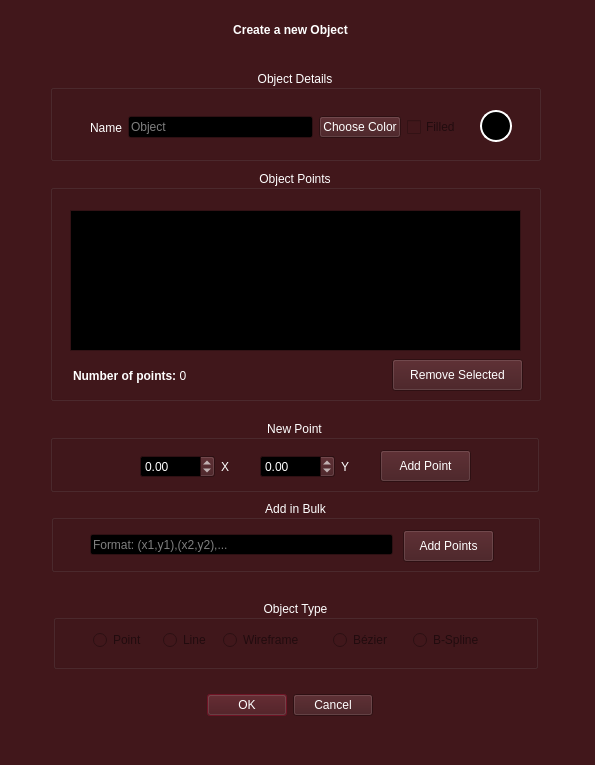
<?xml version="1.0" encoding="UTF-8"?>
<ui version="4.0">
 <class>Dialog</class>
 <widget class="QDialog" name="Dialog">
  <property name="geometry">
   <rect>
    <x>0</x>
    <y>0</y>
    <width>595</width>
    <height>765</height>
   </rect>
  </property>
  <property name="palette">
   <palette>
    <active>
     <colorrole role="WindowText">
      <brush brushstyle="SolidPattern">
       <color alpha="255">
        <red>255</red>
        <green>255</green>
        <blue>255</blue>
       </color>
      </brush>
     </colorrole>
     <colorrole role="Button">
      <brush brushstyle="SolidPattern">
       <color alpha="255">
        <red>65</red>
        <green>23</green>
        <blue>27</blue>
       </color>
      </brush>
     </colorrole>
     <colorrole role="Light">
      <brush brushstyle="SolidPattern">
       <color alpha="255">
        <red>98</red>
        <green>34</green>
        <blue>41</blue>
       </color>
      </brush>
     </colorrole>
     <colorrole role="Midlight">
      <brush brushstyle="SolidPattern">
       <color alpha="255">
        <red>81</red>
        <green>28</green>
        <blue>34</blue>
       </color>
      </brush>
     </colorrole>
     <colorrole role="Dark">
      <brush brushstyle="SolidPattern">
       <color alpha="255">
        <red>33</red>
        <green>11</green>
        <blue>14</blue>
       </color>
      </brush>
     </colorrole>
     <colorrole role="Mid">
      <brush brushstyle="SolidPattern">
       <color alpha="255">
        <red>43</red>
        <green>15</green>
        <blue>18</blue>
       </color>
      </brush>
     </colorrole>
     <colorrole role="Text">
      <brush brushstyle="SolidPattern">
       <color alpha="255">
        <red>255</red>
        <green>255</green>
        <blue>255</blue>
       </color>
      </brush>
     </colorrole>
     <colorrole role="BrightText">
      <brush brushstyle="SolidPattern">
       <color alpha="255">
        <red>255</red>
        <green>255</green>
        <blue>255</blue>
       </color>
      </brush>
     </colorrole>
     <colorrole role="ButtonText">
      <brush brushstyle="SolidPattern">
       <color alpha="255">
        <red>255</red>
        <green>255</green>
        <blue>255</blue>
       </color>
      </brush>
     </colorrole>
     <colorrole role="Base">
      <brush brushstyle="SolidPattern">
       <color alpha="255">
        <red>0</red>
        <green>0</green>
        <blue>0</blue>
       </color>
      </brush>
     </colorrole>
     <colorrole role="Window">
      <brush brushstyle="SolidPattern">
       <color alpha="255">
        <red>65</red>
        <green>23</green>
        <blue>27</blue>
       </color>
      </brush>
     </colorrole>
     <colorrole role="Shadow">
      <brush brushstyle="SolidPattern">
       <color alpha="255">
        <red>0</red>
        <green>0</green>
        <blue>0</blue>
       </color>
      </brush>
     </colorrole>
     <colorrole role="Highlight">
      <brush brushstyle="SolidPattern">
       <color alpha="255">
        <red>139</red>
        <green>24</green>
        <blue>46</blue>
       </color>
      </brush>
     </colorrole>
     <colorrole role="Link">
      <brush brushstyle="SolidPattern">
       <color alpha="255">
        <red>255</red>
        <green>75</green>
        <blue>61</blue>
       </color>
      </brush>
     </colorrole>
     <colorrole role="AlternateBase">
      <brush brushstyle="SolidPattern">
       <color alpha="255">
        <red>32</red>
        <green>11</green>
        <blue>13</blue>
       </color>
      </brush>
     </colorrole>
     <colorrole role="ToolTipBase">
      <brush brushstyle="SolidPattern">
       <color alpha="255">
        <red>255</red>
        <green>255</green>
        <blue>220</blue>
       </color>
      </brush>
     </colorrole>
     <colorrole role="ToolTipText">
      <brush brushstyle="SolidPattern">
       <color alpha="255">
        <red>0</red>
        <green>0</green>
        <blue>0</blue>
       </color>
      </brush>
     </colorrole>
     <colorrole role="PlaceholderText">
      <brush brushstyle="SolidPattern">
       <color alpha="127">
        <red>255</red>
        <green>255</green>
        <blue>255</blue>
       </color>
      </brush>
     </colorrole>
     <colorrole role="Accent">
      <brush brushstyle="SolidPattern">
       <color alpha="255">
        <red>0</red>
        <green>0</green>
        <blue>0</blue>
       </color>
      </brush>
     </colorrole>
    </active>
    <inactive>
     <colorrole role="WindowText">
      <brush brushstyle="SolidPattern">
       <color alpha="255">
        <red>255</red>
        <green>255</green>
        <blue>255</blue>
       </color>
      </brush>
     </colorrole>
     <colorrole role="Button">
      <brush brushstyle="SolidPattern">
       <color alpha="255">
        <red>65</red>
        <green>23</green>
        <blue>27</blue>
       </color>
      </brush>
     </colorrole>
     <colorrole role="Light">
      <brush brushstyle="SolidPattern">
       <color alpha="255">
        <red>98</red>
        <green>34</green>
        <blue>41</blue>
       </color>
      </brush>
     </colorrole>
     <colorrole role="Midlight">
      <brush brushstyle="SolidPattern">
       <color alpha="255">
        <red>81</red>
        <green>28</green>
        <blue>34</blue>
       </color>
      </brush>
     </colorrole>
     <colorrole role="Dark">
      <brush brushstyle="SolidPattern">
       <color alpha="255">
        <red>33</red>
        <green>11</green>
        <blue>14</blue>
       </color>
      </brush>
     </colorrole>
     <colorrole role="Mid">
      <brush brushstyle="SolidPattern">
       <color alpha="255">
        <red>43</red>
        <green>15</green>
        <blue>18</blue>
       </color>
      </brush>
     </colorrole>
     <colorrole role="Text">
      <brush brushstyle="SolidPattern">
       <color alpha="255">
        <red>255</red>
        <green>255</green>
        <blue>255</blue>
       </color>
      </brush>
     </colorrole>
     <colorrole role="BrightText">
      <brush brushstyle="SolidPattern">
       <color alpha="255">
        <red>255</red>
        <green>255</green>
        <blue>255</blue>
       </color>
      </brush>
     </colorrole>
     <colorrole role="ButtonText">
      <brush brushstyle="SolidPattern">
       <color alpha="255">
        <red>255</red>
        <green>255</green>
        <blue>255</blue>
       </color>
      </brush>
     </colorrole>
     <colorrole role="Base">
      <brush brushstyle="SolidPattern">
       <color alpha="255">
        <red>0</red>
        <green>0</green>
        <blue>0</blue>
       </color>
      </brush>
     </colorrole>
     <colorrole role="Window">
      <brush brushstyle="SolidPattern">
       <color alpha="255">
        <red>65</red>
        <green>23</green>
        <blue>27</blue>
       </color>
      </brush>
     </colorrole>
     <colorrole role="Shadow">
      <brush brushstyle="SolidPattern">
       <color alpha="255">
        <red>0</red>
        <green>0</green>
        <blue>0</blue>
       </color>
      </brush>
     </colorrole>
     <colorrole role="Highlight">
      <brush brushstyle="SolidPattern">
       <color alpha="255">
        <red>139</red>
        <green>24</green>
        <blue>46</blue>
       </color>
      </brush>
     </colorrole>
     <colorrole role="Link">
      <brush brushstyle="SolidPattern">
       <color alpha="255">
        <red>255</red>
        <green>75</green>
        <blue>61</blue>
       </color>
      </brush>
     </colorrole>
     <colorrole role="AlternateBase">
      <brush brushstyle="SolidPattern">
       <color alpha="255">
        <red>32</red>
        <green>11</green>
        <blue>13</blue>
       </color>
      </brush>
     </colorrole>
     <colorrole role="ToolTipBase">
      <brush brushstyle="SolidPattern">
       <color alpha="255">
        <red>255</red>
        <green>255</green>
        <blue>220</blue>
       </color>
      </brush>
     </colorrole>
     <colorrole role="ToolTipText">
      <brush brushstyle="SolidPattern">
       <color alpha="255">
        <red>0</red>
        <green>0</green>
        <blue>0</blue>
       </color>
      </brush>
     </colorrole>
     <colorrole role="PlaceholderText">
      <brush brushstyle="SolidPattern">
       <color alpha="127">
        <red>255</red>
        <green>255</green>
        <blue>255</blue>
       </color>
      </brush>
     </colorrole>
     <colorrole role="Accent">
      <brush brushstyle="SolidPattern">
       <color alpha="255">
        <red>0</red>
        <green>0</green>
        <blue>0</blue>
       </color>
      </brush>
     </colorrole>
    </inactive>
    <disabled>
     <colorrole role="WindowText">
      <brush brushstyle="SolidPattern">
       <color alpha="255">
        <red>33</red>
        <green>11</green>
        <blue>14</blue>
       </color>
      </brush>
     </colorrole>
     <colorrole role="Button">
      <brush brushstyle="SolidPattern">
       <color alpha="255">
        <red>65</red>
        <green>23</green>
        <blue>27</blue>
       </color>
      </brush>
     </colorrole>
     <colorrole role="Light">
      <brush brushstyle="SolidPattern">
       <color alpha="255">
        <red>98</red>
        <green>34</green>
        <blue>41</blue>
       </color>
      </brush>
     </colorrole>
     <colorrole role="Midlight">
      <brush brushstyle="SolidPattern">
       <color alpha="255">
        <red>81</red>
        <green>28</green>
        <blue>34</blue>
       </color>
      </brush>
     </colorrole>
     <colorrole role="Dark">
      <brush brushstyle="SolidPattern">
       <color alpha="255">
        <red>33</red>
        <green>11</green>
        <blue>14</blue>
       </color>
      </brush>
     </colorrole>
     <colorrole role="Mid">
      <brush brushstyle="SolidPattern">
       <color alpha="255">
        <red>43</red>
        <green>15</green>
        <blue>18</blue>
       </color>
      </brush>
     </colorrole>
     <colorrole role="Text">
      <brush brushstyle="SolidPattern">
       <color alpha="255">
        <red>33</red>
        <green>11</green>
        <blue>14</blue>
       </color>
      </brush>
     </colorrole>
     <colorrole role="BrightText">
      <brush brushstyle="SolidPattern">
       <color alpha="255">
        <red>255</red>
        <green>255</green>
        <blue>255</blue>
       </color>
      </brush>
     </colorrole>
     <colorrole role="ButtonText">
      <brush brushstyle="SolidPattern">
       <color alpha="255">
        <red>33</red>
        <green>11</green>
        <blue>14</blue>
       </color>
      </brush>
     </colorrole>
     <colorrole role="Base">
      <brush brushstyle="SolidPattern">
       <color alpha="255">
        <red>65</red>
        <green>23</green>
        <blue>27</blue>
       </color>
      </brush>
     </colorrole>
     <colorrole role="Window">
      <brush brushstyle="SolidPattern">
       <color alpha="255">
        <red>65</red>
        <green>23</green>
        <blue>27</blue>
       </color>
      </brush>
     </colorrole>
     <colorrole role="Shadow">
      <brush brushstyle="SolidPattern">
       <color alpha="255">
        <red>0</red>
        <green>0</green>
        <blue>0</blue>
       </color>
      </brush>
     </colorrole>
     <colorrole role="Link">
      <brush brushstyle="SolidPattern">
       <color alpha="255">
        <red>255</red>
        <green>75</green>
        <blue>61</blue>
       </color>
      </brush>
     </colorrole>
     <colorrole role="AlternateBase">
      <brush brushstyle="SolidPattern">
       <color alpha="255">
        <red>65</red>
        <green>23</green>
        <blue>27</blue>
       </color>
      </brush>
     </colorrole>
     <colorrole role="ToolTipBase">
      <brush brushstyle="SolidPattern">
       <color alpha="255">
        <red>255</red>
        <green>255</green>
        <blue>220</blue>
       </color>
      </brush>
     </colorrole>
     <colorrole role="ToolTipText">
      <brush brushstyle="SolidPattern">
       <color alpha="255">
        <red>0</red>
        <green>0</green>
        <blue>0</blue>
       </color>
      </brush>
     </colorrole>
     <colorrole role="PlaceholderText">
      <brush brushstyle="SolidPattern">
       <color alpha="127">
        <red>33</red>
        <green>11</green>
        <blue>14</blue>
       </color>
      </brush>
     </colorrole>
     <colorrole role="Accent">
      <brush brushstyle="SolidPattern">
       <color alpha="255">
        <red>46</red>
        <green>16</green>
        <blue>19</blue>
       </color>
      </brush>
     </colorrole>
    </disabled>
   </palette>
  </property>
  <property name="windowTitle">
   <string>New Object</string>
  </property>
  <widget class="QLabel" name="title">
   <property name="geometry">
    <rect>
     <x>190</x>
     <y>20</y>
     <width>201</width>
     <height>20</height>
    </rect>
   </property>
   <property name="sizePolicy">
    <sizepolicy hsizetype="Fixed" vsizetype="Fixed">
     <horstretch>0</horstretch>
     <verstretch>0</verstretch>
    </sizepolicy>
   </property>
   <property name="text">
    <string>&lt;html&gt;&lt;head/&gt;&lt;body&gt;&lt;p&gt;&lt;span style=&quot; font-weight:700;&quot;&gt;Create a new Object&lt;/span&gt;&lt;/p&gt;&lt;/body&gt;&lt;/html&gt;</string>
   </property>
   <property name="alignment">
    <set>Qt::AlignmentFlag::AlignCenter</set>
   </property>
  </widget>
  <widget class="QGroupBox" name="groupBox_2">
   <property name="geometry">
    <rect>
     <x>50</x>
     <y>170</y>
     <width>491</width>
     <height>231</height>
    </rect>
   </property>
   <property name="title">
    <string>Object Points</string>
   </property>
   <property name="alignment">
    <set>Qt::AlignmentFlag::AlignCenter</set>
   </property>
   <property name="flat">
    <bool>false</bool>
   </property>
   <property name="checkable">
    <bool>false</bool>
   </property>
   <widget class="QPushButton" name="removeButton">
    <property name="geometry">
     <rect>
      <x>342</x>
      <y>189</y>
      <width>131</width>
      <height>32</height>
     </rect>
    </property>
    <property name="text">
     <string>Remove Selected</string>
    </property>
   </widget>
   <widget class="QListWidget" name="pointsList">
    <property name="geometry">
     <rect>
      <x>20</x>
      <y>40</y>
      <width>451</width>
      <height>141</height>
     </rect>
    </property>
   </widget>
   <widget class="QLabel" name="numPoints">
    <property name="geometry">
     <rect>
      <x>23</x>
      <y>196</y>
      <width>186</width>
      <height>21</height>
     </rect>
    </property>
    <property name="text">
     <string>&lt;html&gt;&lt;head/&gt;&lt;body&gt;&lt;p&gt;&lt;span style=&quot; font-weight:700;&quot;&gt;Number of points:&lt;/span&gt; 0&lt;/p&gt;&lt;/body&gt;&lt;/html&gt;</string>
    </property>
   </widget>
  </widget>
  <widget class="QGroupBox" name="groupBox_3">
   <property name="geometry">
    <rect>
     <x>50</x>
     <y>70</y>
     <width>491</width>
     <height>91</height>
    </rect>
   </property>
   <property name="title">
    <string>Object Details</string>
   </property>
   <property name="alignment">
    <set>Qt::AlignmentFlag::AlignCenter</set>
   </property>
   <widget class="QLabel" name="colorPreview">
    <property name="geometry">
     <rect>
      <x>430</x>
      <y>40</y>
      <width>32</width>
      <height>32</height>
     </rect>
    </property>
    <property name="styleSheet">
     <string notr="true">border: 2px solid white;
border-radius: 16px;
background-color: rgb(0, 0, 0);</string>
    </property>
   </widget>
   <widget class="QWidget" name="layoutWidget">
    <property name="geometry">
     <rect>
      <x>40</x>
      <y>40</y>
      <width>371</width>
      <height>35</height>
     </rect>
    </property>
    <layout class="QHBoxLayout" name="horizontalLayout_4">
     <item>
      <layout class="QHBoxLayout" name="horizontalLayout_2">
       <item>
        <widget class="QLabel" name="label">
         <property name="text">
          <string>Name</string>
         </property>
        </widget>
       </item>
       <item>
        <widget class="QLineEdit" name="nameInput">
         <property name="inputMask">
          <string/>
         </property>
         <property name="text">
          <string/>
         </property>
         <property name="echoMode">
          <enum>QLineEdit::EchoMode::Normal</enum>
         </property>
         <property name="cursorPosition">
          <number>0</number>
         </property>
         <property name="dragEnabled">
          <bool>true</bool>
         </property>
         <property name="placeholderText">
          <string>Object</string>
         </property>
        </widget>
       </item>
      </layout>
     </item>
     <item>
      <widget class="QPushButton" name="colorButton">
       <property name="text">
        <string>Choose Color</string>
       </property>
      </widget>
     </item>
     <item>
      <widget class="QCheckBox" name="fillCheckBox">
       <property name="enabled">
        <bool>false</bool>
       </property>
       <property name="text">
        <string>Filled</string>
       </property>
      </widget>
     </item>
    </layout>
   </widget>
  </widget>
  <widget class="QDialogButtonBox" name="buttonBox">
   <property name="geometry">
    <rect>
     <x>45</x>
     <y>689</y>
     <width>489</width>
     <height>32</height>
    </rect>
   </property>
   <property name="layoutDirection">
    <enum>Qt::LayoutDirection::LeftToRight</enum>
   </property>
   <property name="autoFillBackground">
    <bool>false</bool>
   </property>
   <property name="orientation">
    <enum>Qt::Orientation::Horizontal</enum>
   </property>
   <property name="standardButtons">
    <set>QDialogButtonBox::StandardButton::Cancel|QDialogButtonBox::StandardButton::Ok</set>
   </property>
   <property name="centerButtons">
    <bool>true</bool>
   </property>
  </widget>
  <widget class="QGroupBox" name="groupBox">
   <property name="geometry">
    <rect>
     <x>50</x>
     <y>420</y>
     <width>489</width>
     <height>72</height>
    </rect>
   </property>
   <property name="maximumSize">
    <size>
     <width>16777215</width>
     <height>72</height>
    </size>
   </property>
   <property name="title">
    <string>New Point</string>
   </property>
   <property name="alignment">
    <set>Qt::AlignmentFlag::AlignCenter</set>
   </property>
   <widget class="QPushButton" name="newPointButton">
    <property name="geometry">
     <rect>
      <x>330</x>
      <y>30</y>
      <width>91</width>
      <height>32</height>
     </rect>
    </property>
    <property name="text">
     <string>Add Point</string>
    </property>
   </widget>
   <widget class="QWidget" name="layoutWidget_2">
    <property name="geometry">
     <rect>
      <x>210</x>
      <y>30</y>
      <width>117</width>
      <height>33</height>
     </rect>
    </property>
    <property name="sizePolicy">
     <sizepolicy hsizetype="Fixed" vsizetype="Fixed">
      <horstretch>0</horstretch>
      <verstretch>0</verstretch>
     </sizepolicy>
    </property>
    <layout class="QHBoxLayout" name="horizontalLayout_3">
     <item>
      <widget class="QDoubleSpinBox" name="yInput">
       <property name="minimum">
        <double>-1000.000000000000000</double>
       </property>
       <property name="maximum">
        <double>1000.000000000000000</double>
       </property>
      </widget>
     </item>
     <item>
      <widget class="QLabel" name="yLabel">
       <property name="text">
        <string>Y</string>
       </property>
      </widget>
     </item>
    </layout>
   </widget>
   <widget class="QWidget" name="layoutWidget">
    <property name="geometry">
     <rect>
      <x>90</x>
      <y>30</y>
      <width>117</width>
      <height>33</height>
     </rect>
    </property>
    <property name="sizePolicy">
     <sizepolicy hsizetype="Fixed" vsizetype="Fixed">
      <horstretch>0</horstretch>
      <verstretch>0</verstretch>
     </sizepolicy>
    </property>
    <layout class="QHBoxLayout" name="horizontalLayout">
     <item>
      <widget class="QDoubleSpinBox" name="xInput">
       <property name="minimum">
        <double>-1000.000000000000000</double>
       </property>
       <property name="maximum">
        <double>1000.000000000000000</double>
       </property>
      </widget>
     </item>
     <item>
      <widget class="QLabel" name="xLabel">
       <property name="text">
        <string>X</string>
       </property>
      </widget>
     </item>
    </layout>
   </widget>
  </widget>
  <widget class="QGroupBox" name="groupBox_4">
   <property name="geometry">
    <rect>
     <x>53</x>
     <y>600</y>
     <width>485</width>
     <height>69</height>
    </rect>
   </property>
   <property name="maximumSize">
    <size>
     <width>16777215</width>
     <height>72</height>
    </size>
   </property>
   <property name="title">
    <string>Object Type</string>
   </property>
   <property name="alignment">
    <set>Qt::AlignmentFlag::AlignCenter</set>
   </property>
   <widget class="QRadioButton" name="curveRadio">
    <property name="enabled">
     <bool>false</bool>
    </property>
    <property name="geometry">
     <rect>
      <x>280</x>
      <y>30</y>
      <width>71</width>
      <height>20</height>
     </rect>
    </property>
    <property name="text">
     <string>Bézier</string>
    </property>
   </widget>
   <widget class="QRadioButton" name="lineRadio">
    <property name="enabled">
     <bool>false</bool>
    </property>
    <property name="geometry">
     <rect>
      <x>110</x>
      <y>30</y>
      <width>61</width>
      <height>20</height>
     </rect>
    </property>
    <property name="text">
     <string>Line</string>
    </property>
   </widget>
   <widget class="QRadioButton" name="pointRadio">
    <property name="enabled">
     <bool>false</bool>
    </property>
    <property name="geometry">
     <rect>
      <x>40</x>
      <y>30</y>
      <width>61</width>
      <height>20</height>
     </rect>
    </property>
    <property name="text">
     <string>Point</string>
    </property>
   </widget>
   <widget class="QRadioButton" name="wireframeRadio">
    <property name="enabled">
     <bool>false</bool>
    </property>
    <property name="geometry">
     <rect>
      <x>170</x>
      <y>30</y>
      <width>101</width>
      <height>20</height>
     </rect>
    </property>
    <property name="text">
     <string>Wireframe</string>
    </property>
   </widget>
   <widget class="QRadioButton" name="bSplineRadio">
    <property name="enabled">
     <bool>false</bool>
    </property>
    <property name="geometry">
     <rect>
      <x>360</x>
      <y>30</y>
      <width>91</width>
      <height>20</height>
     </rect>
    </property>
    <property name="text">
     <string>B-Spline</string>
    </property>
   </widget>
  </widget>
  <widget class="QGroupBox" name="groupBox_5">
   <property name="geometry">
    <rect>
     <x>51</x>
     <y>500</y>
     <width>489</width>
     <height>72</height>
    </rect>
   </property>
   <property name="maximumSize">
    <size>
     <width>16777215</width>
     <height>72</height>
    </size>
   </property>
   <property name="title">
    <string>Add in Bulk</string>
   </property>
   <property name="alignment">
    <set>Qt::AlignmentFlag::AlignCenter</set>
   </property>
   <widget class="QPushButton" name="bulkPointsButton">
    <property name="geometry">
     <rect>
      <x>352</x>
      <y>30</y>
      <width>91</width>
      <height>32</height>
     </rect>
    </property>
    <property name="text">
     <string>Add Points</string>
    </property>
   </widget>
   <widget class="QLineEdit" name="bulkPointsInput">
    <property name="geometry">
     <rect>
      <x>39</x>
      <y>34</y>
      <width>303</width>
      <height>21</height>
     </rect>
    </property>
    <property name="font">
     <font>
      <family>.AppleSystemUIFont</family>
     </font>
    </property>
    <property name="text">
     <string/>
    </property>
    <property name="placeholderText">
     <string>Format: (x1,y1),(x2,y2),...</string>
    </property>
   </widget>
  </widget>
 </widget>
 <resources/>
 <connections>
  <connection>
   <sender>buttonBox</sender>
   <signal>accepted()</signal>
   <receiver>Dialog</receiver>
   <slot>accept()</slot>
   <hints>
    <hint type="sourcelabel">
     <x>248</x>
     <y>254</y>
    </hint>
    <hint type="destinationlabel">
     <x>157</x>
     <y>274</y>
    </hint>
   </hints>
  </connection>
  <connection>
   <sender>buttonBox</sender>
   <signal>rejected()</signal>
   <receiver>Dialog</receiver>
   <slot>reject()</slot>
   <hints>
    <hint type="sourcelabel">
     <x>316</x>
     <y>260</y>
    </hint>
    <hint type="destinationlabel">
     <x>286</x>
     <y>274</y>
    </hint>
   </hints>
  </connection>
 </connections>
</ui>
